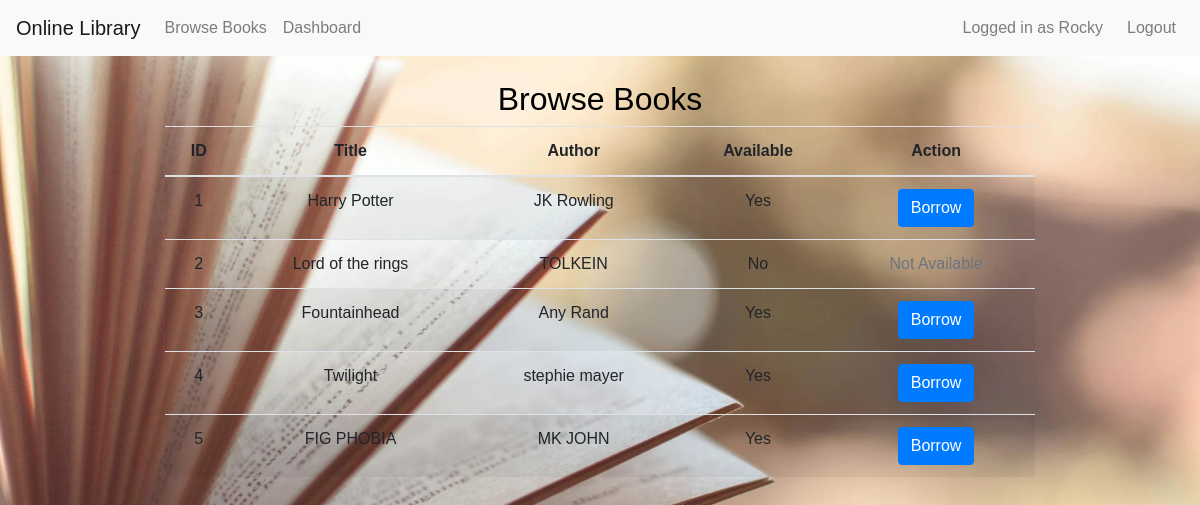
Screenshot of /browse (signed in) with the database file from the repository.
### models.py (models this page shows)
class User(UserMixin, db.Model):
    id = db.Column(db.Integer, primary_key=True)
    username = db.Column(db.String(150), unique=True, nullable=False)
    password = db.Column(db.String(150), nullable=False)  # Hashed password
    role = db.Column(db.String(10), default='user')  # 'admin' or 'user'
    borrows = db.relationship('Borrow', backref='user', lazy=True)

class Book(db.Model):
    id = db.Column(db.Integer, primary_key=True)
    title = db.Column(db.String(200), nullable=False)
    author = db.Column(db.String(200), nullable=False)
    available = db.Column(db.Boolean, default=True)
    borrows = db.relationship('Borrow', backref='book', lazy=True)

### app.py (the view)
@app.route('/browse')
@login_required
def browse_books():
    books = Book.query.all()
    return render_template('browse_books.html', books=books)

### app.py (called while the page is built)
@login_manager.user_loader
def load_user(user_id):
    return User.query.get(int(user_id))

### templates/browse_books.html
{% extends "base.html" %}
{% block content %}
<h2>Browse Books</h2>
<table class="table table-striped">
    <thead>
        <tr>
            <th>ID</th>
            <th>Title</th>
            <th>Author</th>
            <th>Available</th>
            <th>Action</th>
        </tr>
    </thead>
    <tbody>
        {% for book in books %}
        <tr>
            <td>{{ book.id }}</td>
            <td>{{ book.title }}</td>
            <td>{{ book.author }}</td>
            <td>{{ 'Yes' if book.available else 'No' }}</td>
            <td>
                {% if book.available %}
                    <a href="{{ url_for('borrow_book', book_id=book.id) }}" class="btn btn-primary">Borrow</a>
                {% else %}
                    <span class="text-muted">Not Available</span>
                {% endif %}
            </td>
        </tr>
        {% endfor %}
    </tbody>
</table>
{% endblock %}

### templates/base.html (shortened to what this page needs)
<!DOCTYPE html>
<html lang="en">
<head>
    <link rel="stylesheet" href="https://stackpath.bootstrapcdn.com/bootstrap/4.5.0/css/bootstrap.min.css">
    <link rel="stylesheet" href="{{ url_for('static', filename='styles.css') }}">
</head>
<body>
    <nav class="navbar navbar-expand-lg navbar-light bg-light">
        <a class="navbar-brand" href="{{ url_for('index') }}">Online Library</a>
        <div class="collapse navbar-collapse">
            <ul class="navbar-nav mr-auto">
                {% if current_user.is_authenticated %}
                    <li class="nav-item">
                        <a class="nav-link" href="{{ url_for('browse_books') }}">Browse Books</a>
                    </li>
                    <li class="nav-item">
                        <a class="nav-link" href="{{ url_for('dashboard') }}">Dashboard</a>
                    </li>
                {% endif %}
            </ul>
            <ul class="navbar-nav ml-auto">
                {% if current_user.is_authenticated %}
                    <li class="nav-item">
                        <span class="navbar-text mr-3">
                            Logged in as {{ current_user.username }}
                        </span>
                    </li>
                    <li class="nav-item">
                        <a class="nav-link" href="{{ url_for('logout') }}">Logout</a>
                    </li>
                {% endif %}
            </ul>
        </div>
    </nav>
    <div class="container mt-4">
        {% block content %}{% endblock %}
    </div>
</body>
</html>

### static/styles.css (style rules this page uses)
body { margin: 0; font-family: Garamond, sans-serif; color: black; background: url("pexels-photo-46274.jpg"); background-size: cover; }
.container { width: 90%; max-width: 900px; margin: 30px auto; text-align: center; }

### rows the page displays
User: username "Rocky"
Book: id "1", title "Harry Potter", author "JK Rowling", available "Yes"
Book: id "2", title "Lord of the rings", author "TOLKEIN", available "No", shows "Not Available"
Book: id "3", title "Fountainhead", author "Any Rand", available "Yes"
Book: id "4", title "Twilight", author "stephie mayer", available "Yes"
Book: id "5", title "FIG PHOBIA", author "MK JOHN", available "Yes"
